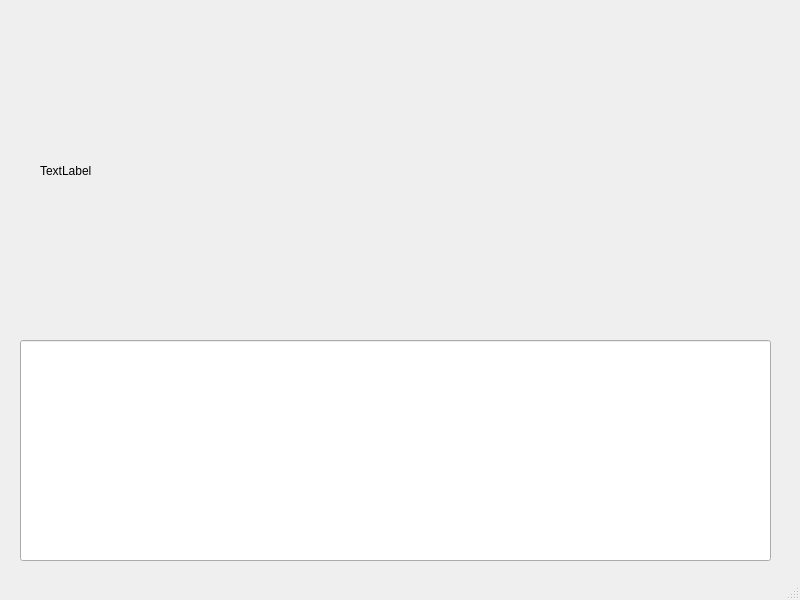
<?xml version="1.0" encoding="UTF-8"?>
<ui version="4.0">
 <class>MainWindow</class>
 <widget class="QMainWindow" name="MainWindow">
  <property name="geometry">
   <rect>
    <x>0</x>
    <y>0</y>
    <width>800</width>
    <height>600</height>
   </rect>
  </property>
  <property name="windowTitle">
   <string>MainWindow</string>
  </property>
  <widget class="QWidget" name="centralwidget">
   <widget class="QLineEdit" name="lineEdit">
    <property name="geometry">
     <rect>
      <x>20</x>
      <y>340</y>
      <width>751</width>
      <height>221</height>
     </rect>
    </property>
   </widget>
   <widget class="QLabel" name="label">
    <property name="geometry">
     <rect>
      <x>40</x>
      <y>30</y>
      <width>701</width>
      <height>281</height>
     </rect>
    </property>
    <property name="text">
     <string>TextLabel</string>
    </property>
   </widget>
  </widget>
  <widget class="QMenuBar" name="menubar">
   <property name="geometry">
    <rect>
     <x>0</x>
     <y>0</y>
     <width>800</width>
     <height>25</height>
    </rect>
   </property>
  </widget>
  <widget class="QStatusBar" name="statusbar"/>
 </widget>
 <resources/>
 <connections/>
</ui>
